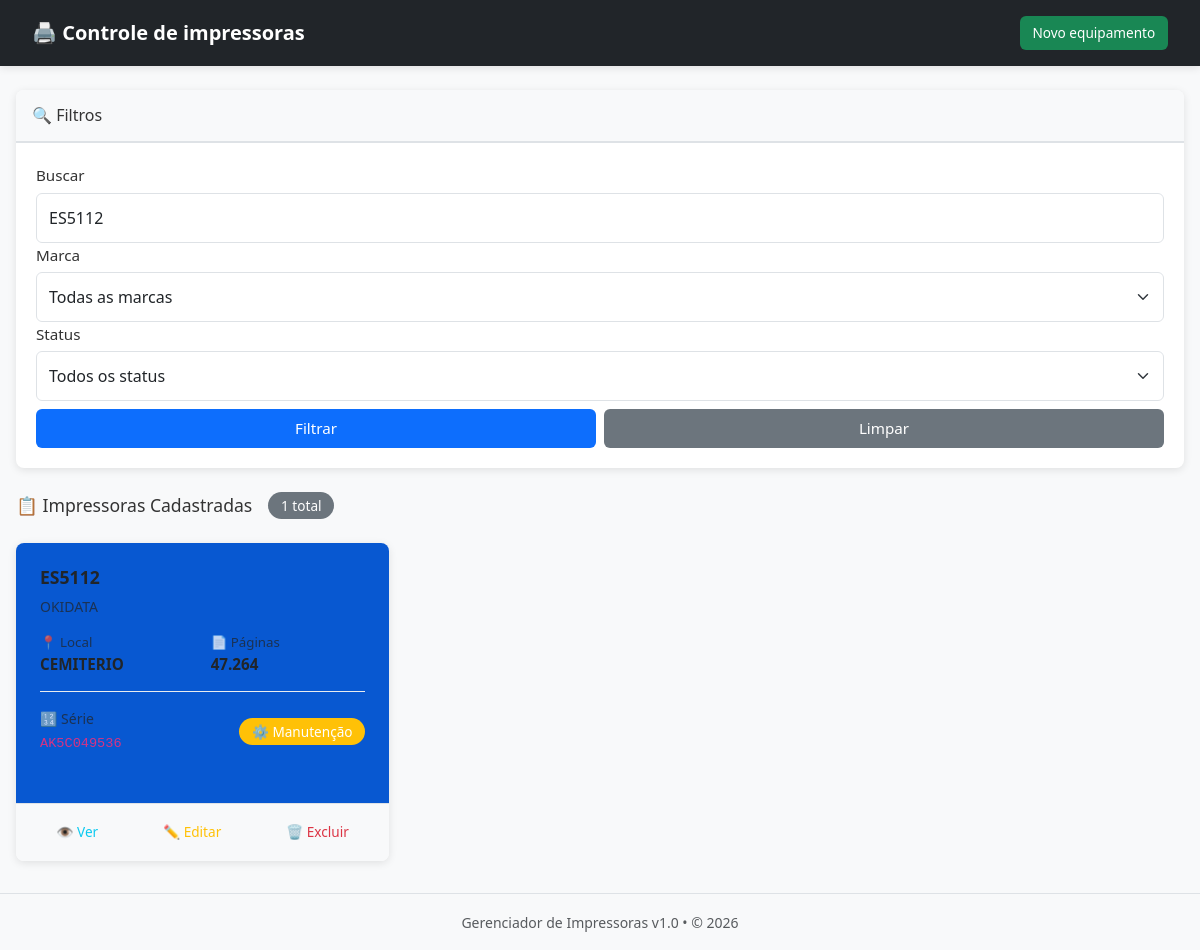
The page /index.php?busca=ES5112 on the database its author committed.
### tables this page shows
CREATE TABLE `impressoras` (
  `id` int NOT NULL,
  `modelo` varchar(100) NOT NULL,
  `marca` varchar(50) NOT NULL,
  `numero_serie` varchar(100) NOT NULL,
  `localizacao` varchar(150) DEFAULT NULL,
  `status` enum('equipamento_completo','equipamento_manutencao','inativo') DEFAULT 'equipamento_completo',
  `contagem_paginas` int DEFAULT '0',
  `data_cadastro` timestamp NULL DEFAULT CURRENT_TIMESTAMP COMMENT 'Data/hora de cadastro (UTC-3 Brasil)',
  `ultima_atualizacao` timestamp NULL DEFAULT CURRENT_TIMESTAMP ON UPDATE CURRENT_TIMESTAMP COMMENT 'Última atualização (UTC-3 Brasil)'
);

### index.php (the view, shortened to what this page needs)
<?php
try {
    $impressoras = [];
    $total_registros = 0;
    $conn = null;
    try {
        $conn = Database::getInstance();
    } catch(Exception $e) {
        $error_message = $e->getMessage();
    }
    include 'includes/header.php';
    try {
        $busca = $_GET['busca'] ?? '';
        $pagina = max(1, (int)($_GET['page'] ?? 1));
        $por_pagina = 25;
        $offset = ($pagina - 1) * $por_pagina;
        $sql_base = "FROM impressoras WHERE 1=1";
        $params = [];
        if ($busca) {
            $sql_base .= " AND (modelo LIKE :busca OR numero_serie LIKE :busca OR localizacao LIKE :busca)";
            $params[':busca'] = "%$busca%";
        }
        $stmt_count = $conn->prepare("SELECT COUNT(*) as total " . $sql_base);
        $stmt_count->execute($params);
        $result = $stmt_count->fetch();
        $total_registros = $result['total'] ?? 0;
        $sql = "SELECT * " . $sql_base . " ORDER BY data_cadastro DESC LIMIT :limit OFFSET :offset";
        $stmt = $conn->prepare($sql);
        foreach ($params as $key => $value) {
            $stmt->bindValue($key, $value);
        }
        $stmt->bindValue(':limit', (int)$por_pagina, PDO::PARAM_INT);
        $stmt->bindValue(':offset', (int)$offset, PDO::PARAM_INT);
        $stmt->execute();
        $impressoras = $stmt->fetchAll();
    } catch(Exception $e) {
        error_log('Erro em index.php: ' . $e->getMessage());
        $impressoras = [];
        $marcas = [];
        $total_registros = 0;
        $total_paginas = 0;
        $error_message = 'Erro ao carregar impressoras: ' . htmlspecialchars($e->getMessage());
    }
} catch(Exception $e) {
    ob_end_clean();
    header('Content-Type: text/html; charset=utf-8');
    http_response_code(500);
    ?>
    <!DOCTYPE html>
    <html lang="pt-BR">
    <head>
        <meta charset="UTF-8">
        <title>Erro 500</title>
        <style>
            body { font-family: Arial; margin: 20px; background: #f5f5f5; }
            .error { background: #f8d7da; border: 1px solid #f5c6cb; color: #721c24; padding: 15px; border-radius: 4px; }
        </style>
    </head>
    <body>
        <div class="error">
            <h1>❌ Erro Interno do Servidor (500)</h1>
            <p><strong>Erro:</strong> <?= htmlspecialchars($e->getMessage()) ?></p>
            <hr/>
            <p><a href="/">← Voltar</a></p>
        </div>
    </body>
    </html>
    <?php
    exit;
}
?>
<div class="card mb-4">
    <div class="card-header">
        <h5 style="margin: 0; font-size: 1rem;">🔍 Filtros</h5>
    </div>
    <div class="card-body">
        <form method="GET" class="filter-container">
            <div>
                <label class="form-label" style="margin-bottom: 0.35rem;">Buscar</label>
                <input type="text" name="busca" class="form-control" placeholder="Modelo, série ou localização..." value="<?= htmlspecialchars($busca ?? '') ?>">
            </div>
            <div>
                <label class="form-label" style="margin-bottom: 0.35rem;">Marca</label>
                <select name="marca" class="form-select">
                    <option value="">Todas as marcas</option>
                </select>
            </div>
            <div>
                <label class="form-label" style="margin-bottom: 0.35rem;">Status</label>
                <select name="status" class="form-select">
                    <option value="">Todos os status</option>
                </select>
            </div>
            <div class="button-group mt-2">
                <button type="submit" class="btn btn-primary">Filtrar</button>
                <a href="index.php" class="btn btn-secondary">Limpar</a>
            </div>
        </form>
    </div>
</div>
<div style="margin-bottom: 2rem;">
    <div style="display: flex; align-items: center; gap: 1rem; margin-bottom: 1.5rem;">
        <h5 style="margin: 0; font-size: 1.1rem;">📋 Impressoras Cadastradas</h5>
        <span class="badge bg-secondary"><?= $total_registros ?> total</span>
    </div>
    <?php if (count($impressoras) > 0): ?>
        <div style="display: grid; grid-template-columns: repeat(auto-fill, minmax(320px, 1fr)); gap: 1.5rem;">
            <?php foreach($impressoras as $imp): ?>
            <div class="card" style="height: 100%; display: flex; flex-direction: column;">
                <div class="card-body" style="flex: 1; padding: 1.5rem; background: #0858d1;">
                    <h6 style="margin: 0 0 0.5rem 0; font-weight: bold; font-size: 1.1rem;">
                        <?= htmlspecialchars($imp['modelo']) ?>
                    </h6>
                    <small class="text-muted" style="display: block; margin-bottom: 1rem;">
                        <?= htmlspecialchars($imp['marca']) ?>
                    </small>
                    <div style="font-size: 0.95rem; display: grid; grid-template-columns: 1fr 1fr; gap: 1rem; margin-bottom: 1rem;">
                        <div>
                            <small class="text-muted d-block">📍 Local</small>
                            <strong><?= htmlspecialchars($imp['localizacao']) ?></strong>
                        </div>
                        <div>
                            <small class="text-muted d-block">📄 Páginas</small>
                            <strong><?= number_format($imp['contagem_paginas'], 0, ',', '.') ?></strong>
                        </div>
                    </div>
                    <div style="display: flex; justify-content: space-between; align-items: center; gap: 1rem; padding-top: 1rem; border-top: 1px solid #e9ecef;">
                        <div style="flex: 1;">
                            <small class="text-muted d-block">🔢 Série</small>
                            <code style="font-size: 0.85rem; word-break: break-all;">
                                <?= htmlspecialchars($imp['numero_serie']) ?>
                            </code>
                        </div>
                        <span class="badge bg-<?= in_array($imp['status'], ['equipamento_completo', 'ativo']) ? 'success' : (in_array($imp['status'], ['equipamento_manutencao', 'manutencao']) ? 'warning' : 'secondary') ?>" style="white-space: nowrap;">
                            <?= $imp['status'] == 'equipamento_completo' || $imp['status'] == 'ativo' ? '✓ Completo' : ($imp['status'] == 'equipamento_manutencao' || $imp['status'] == 'manutencao' ? '⚙️ Manutenção' : '✗ Inativo') ?>
                        </span>
                    </div>
                </div>
                <div class="card-footer" style="background: #f8f9fa; border-top: 1px solid #dee2e6; display: flex; gap: 0.5rem; padding: 0.75rem;">
                    <a href="detalhes.php?id=<?= $imp['id'] ?>" class="btn btn-sm btn-outline-info flex-grow-1" title="Ver detalhes">👁️ Ver</a>
                    <a href="editar.php?id=<?= $imp['id'] ?>" class="btn btn-sm btn-outline-warning flex-grow-1" title="Editar">✏️ Editar</a>
                    <a href="deletar.php?id=<?= $imp['id'] ?>" class="btn btn-sm btn-outline-danger flex-grow-1" title="Excluir" onclick="return confirm('Confirma exclusão?')">🗑️ Excluir</a>
                </div>
            </div>
            <?php endforeach; ?>
        </div>
    <?php endif; ?>
</div>
<?php include 'includes/footer.php'; ?>

### assets/style.css (style rules this page uses)
html { font-size: 16px; }
body { background-color: #f8f9fa; font-family: 'Segoe UI', Tahoma, Geneva, Verdana, sans-serif; font-size: 1rem; line-height: 1.5; color: #333; }
.card { border: none; box-shadow: 0 2px 8px rgba(0,0,0,0.1); margin-bottom: 1.5rem; border-radius: 8px; overflow: hidden; }
.card-header { background-color: #f8f9fa; border-bottom: 2px solid #dee2e6; padding: 1rem; }
.card-header h4, .card-header h5 { margin: 0; color: #333; font-size: clamp(1rem, 2vw, 1.25rem); }
.card-body { padding: 1.25rem; }
.btn { border-radius: 6px; padding: 0.5rem 1rem; font-weight: 500; transition: all 0.3s ease; white-space: nowrap; font-size: 0.95rem; cursor: pointer; border: none; display: inline-block; text-decoration: none; }
.btn-sm { padding: 0.4rem 0.8rem; font-size: 0.85rem; }
.button-group { display: flex; gap: 0.5rem; flex-wrap: wrap; }
.button-group .btn { flex: 1; min-width: 80px; }
.badge { padding: 0.4rem 0.8rem; border-radius: 20px; font-size: 0.85rem; font-weight: 500; display: inline-block; }
.form-label { font-weight: 500; margin-bottom: 0.5rem; color: #333; font-size: 0.95rem; }
.form-control, .form-select { border-radius: 6px; border: 1px solid #dee2e6; padding: 0.75rem; font-size: 1rem; width: 100%; }
.form-control::placeholder { opacity: 0.7; }
.text-muted { color: #6c757d; }
.mb-4 { margin-bottom: 1.5rem; }

### rows shown on the page
impressoras: modelo "ES5112", marca "OKIDATA", localizacao "CEMITERIO", contagem_paginas "47.264", numero_serie "AK5C049536", shows "⚙️ Manutenção"

### other values the page prints
$total_registros "1"
